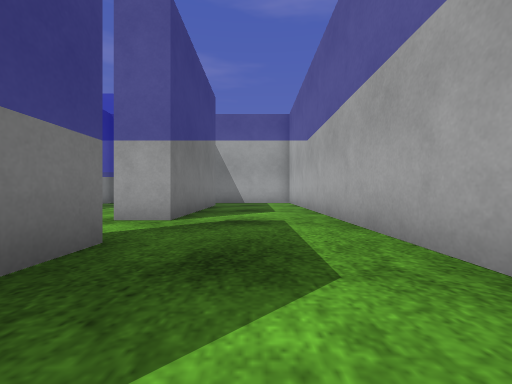
[1] (above)

16 first-person views from a walk through a robot-simulator world made for Gazebo. The camera is 0.5 m above the floor, looks level and sees 90° across. The floor is counted in squares, 1 m on a side. Each view is taken from the middle of a square. On the plan, view 1 faces up. The plan holds only what a view shows up to about 9 squares ahead; the rest is blank. The robots in the file are not drawn. Gazebo's built-in surfaces are drawn with simple patterns.

[2]
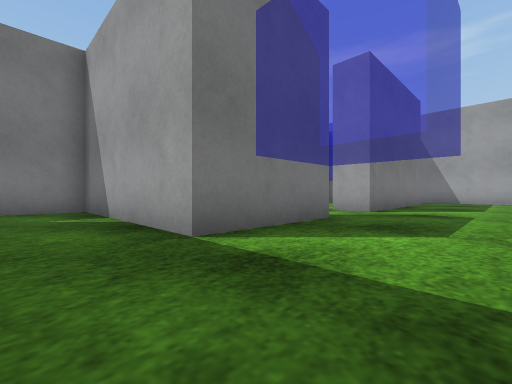

[3]
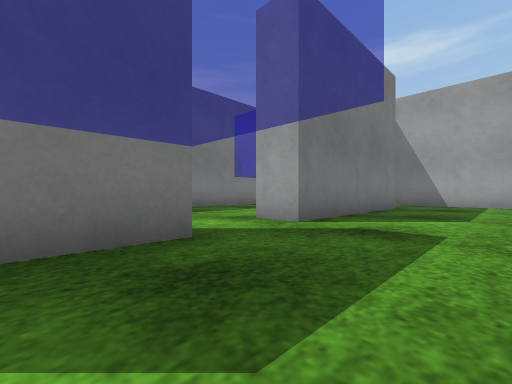

[4]
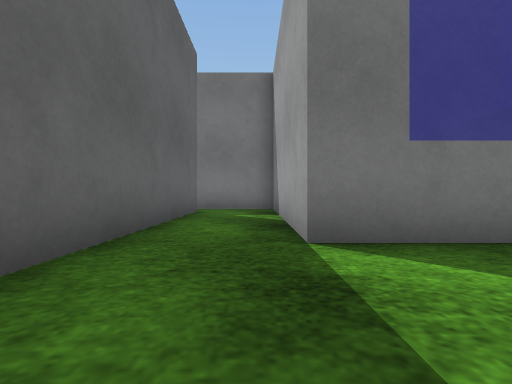

[5]
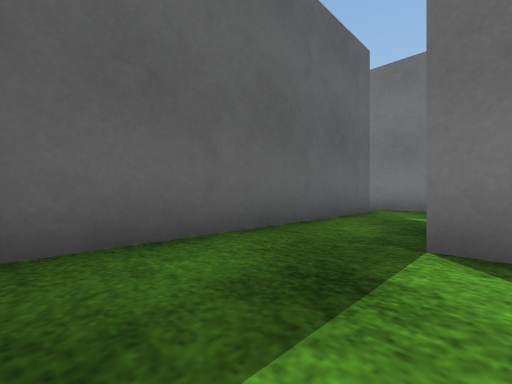

[6]
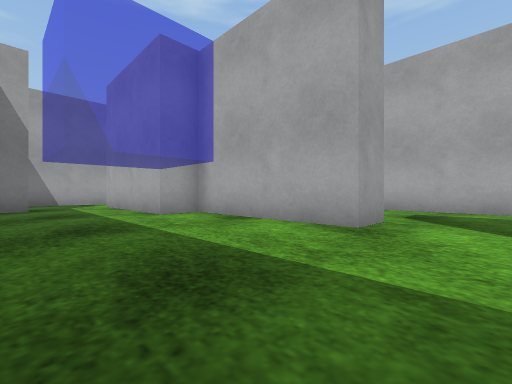

[7]
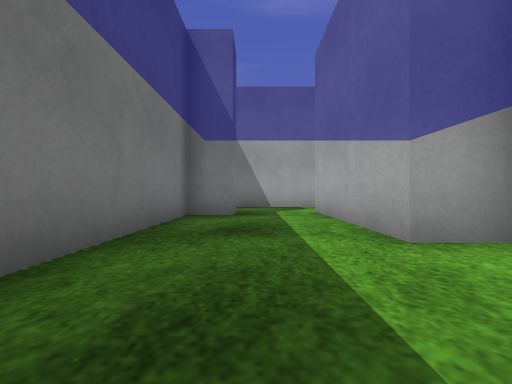

[8]
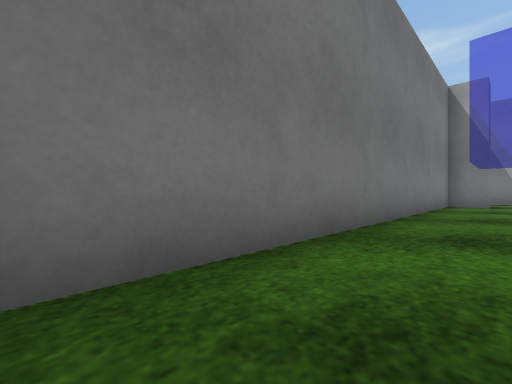

[9]
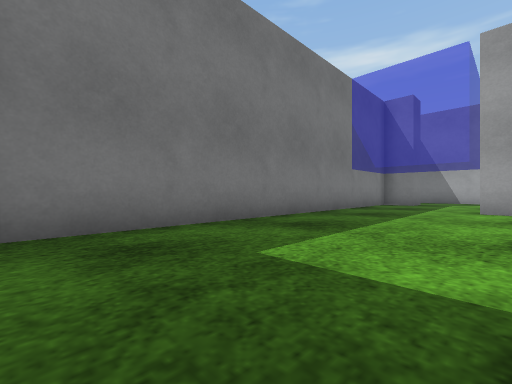

[10]
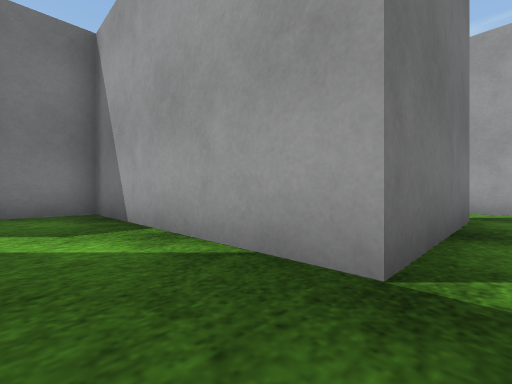

[11]
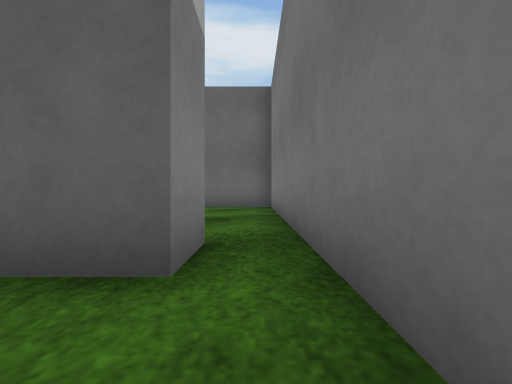

[12]
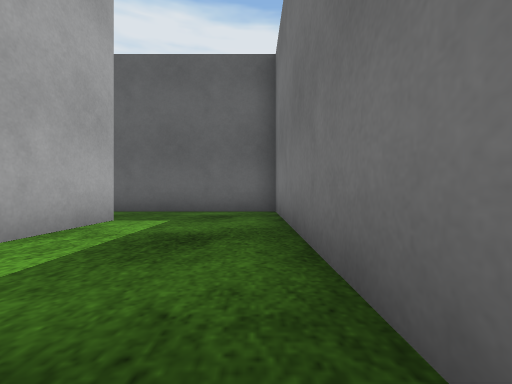

[13]
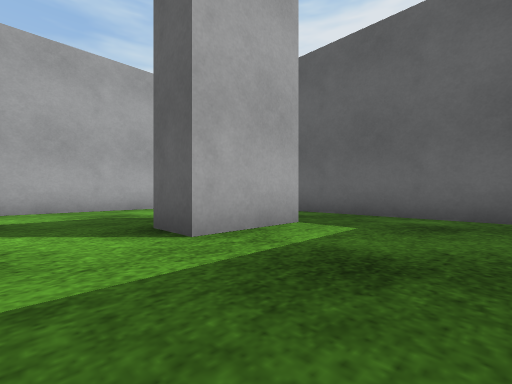

[14]
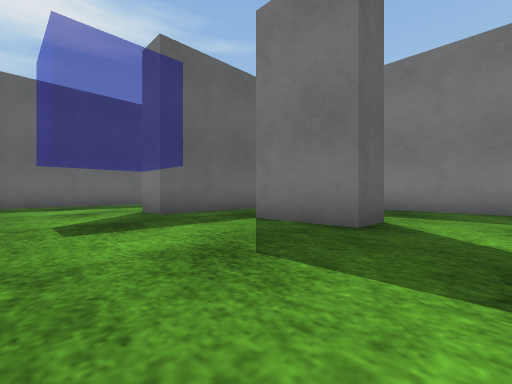

[15]
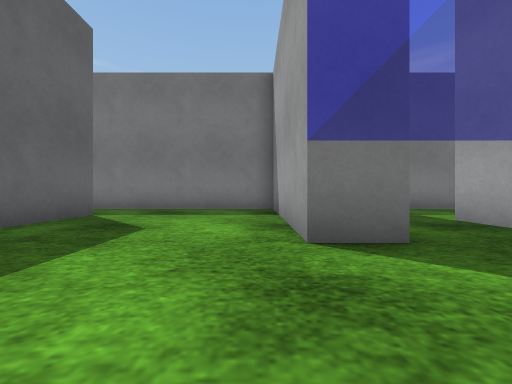

[16]
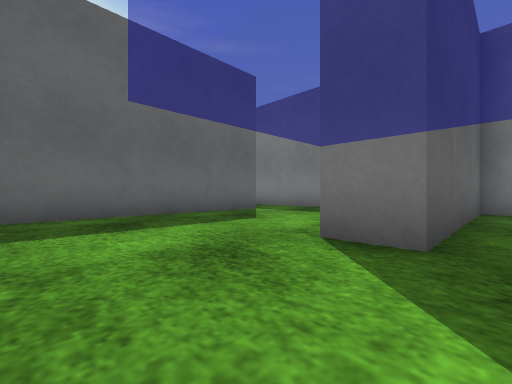

### Floor plan
Ten units are one square. View 1 is at (0, 0); x grows to the right and y downward. Boxes are objects, and circles mark ways between rooms. Rooms are numbered by the first view taken in them; rooms with no view inside come last. Other rooms are left out.
<svg viewBox="-70 -155 90 310">
<path fill="none" stroke="#000" d="M-15 -25 -15 5 -65 5 -65 35M15 -15 15 -90M-15 -95 -15 -45 -25 -45M-55 35 -55 25 10 25M10 -115 -12 -115M-25 -45 -25 -85 -35 -85 -35 -125M-55 -125 -55 -115 -65 -115 -65 -10M-5 -145 -65 -145 -65 -130M-35 75 -35 55M-65 35 -65 95 -35 95M-35 95 -15 95 -15 105 -65 105 -65 144M15 72 15 40M-35 55 -25 55 -25 75 -35 75M-45 145 10 145"/>
<circle cx="-20" cy="-35" r="3" fill="#2a7"/>
<circle cx="-60" cy="30" r="3" fill="#2a7"/>
<circle cx="-30" cy="45" r="3" fill="#2a7"/>
<circle cx="-30" cy="85" r="3" fill="#2a7"/>
<text x="-10" y="-30">1</text>
<text x="-40" y="-80">2</text>
<text x="-50" y="60">3</text>
<text x="-10" y="100">4</text>
</svg>
Room 1 opens to room 2. Room 1 opens to room 3. Room 3 opens to room 4.

Where each view was taken, in squares from view 1:
view 1: 0 up, 0 right, facing up
view 2: 2 down, 1 right, facing up-left
view 3: 1 up, 1 right, facing up-left
view 4: 1 down, 1 right, facing left
view 5: 0 up, 1 right, facing down-left
view 6: 3 up, 6 left, facing up-right
view 7: 6 up, 5 left, facing up
view 8: 1 up, 5 left, facing up-left
view 9: 1 up, 3 left, facing up-left
view 10: 13 up, 0 right, facing up-left
view 11: 1 down, 6 left, facing down
view 12: 3 down, 6 left, facing down
view 13: 4 down, 6 left, facing down-right
view 14: 4 down, 1 right, facing down-left
view 15: 11 down, 1 right, facing left
view 16: 9 down, 1 right, facing down-left
